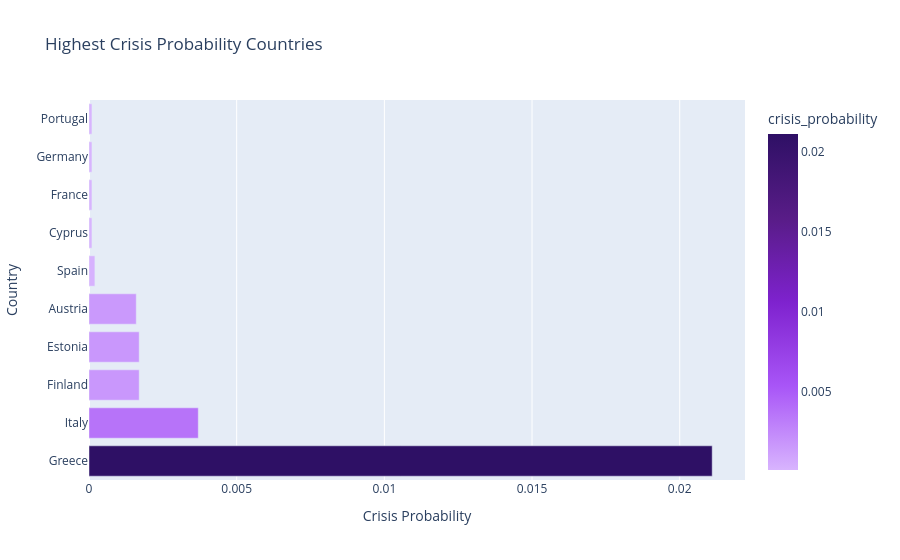

The code cell stored with this chart in its notebook:
### Code cell
fig = px.bar(
    latest_forecast.head(10),
    x="crisis_probability",
    y="country",
    orientation="h",
    color="crisis_probability",
    color_continuous_scale=[
        "#D8B4FE",
        "#A855F7",
        "#7E22CE",
        "#581C87",
        "#2E1065"
    ],
    title="Highest Crisis Probability Countries"
)

fig.update_layout(
    height=600,
    xaxis_title="Crisis Probability",
    yaxis_title="Country"
)

fig.show()

### Figure 1 — Plotly figure (JSON) as saved in the notebook; plotly's stock layout.template omitted (floating-point values rounded to 4 significant figures)
{"data": [{"alignmentgroup": "True", "hovertemplate": "crisis_probability=%{marker.color}<br>country=%{y}<extra></extra>", "legendgroup": "", "marker": {"color": [0.0211, 0.0037, 0.0017, 0.0017, 0.0016, 0.0002, 0.0001, 0.0001, 0.0001, 0.0001], "coloraxis": "coloraxis", "pattern": {"shape": ""}}, "name": "", "offsetgroup": "", "orientation": "h", "showlegend": false, "textposition": "auto", "type": "bar", "x": [0.0211, 0.0037, 0.0017, 0.0017, 0.0016, 0.0002, 0.0001, 0.0001, 0.0001, 0.0001], "xaxis": "x", "y": ["Greece", "Italy", "Finland", "Estonia", "Austria", "Spain", "Cyprus", "France", "Germany", "Portugal"], "yaxis": "y"}], "layout": {"autosize": true, "barmode": "relative", "coloraxis": {"colorbar": {"title": {"text": "crisis_probability"}}, "colorscale": [[0, "#D8B4FE"], [0.25, "#A855F7"], [0.5, "#7E22CE"], [0.75, "#581C87"], [1, "#2E1065"]]}, "legend": {"tracegroupgap": 0}, "title": {"text": "Highest Crisis Probability Countries"}, "xaxis": {"anchor": "y", "autorange": true, "domain": [0, 1], "range": [0, 0.02221], "title": {"text": "Crisis Probability"}, "type": "linear"}, "yaxis": {"anchor": "x", "autorange": true, "domain": [0, 1], "range": [-0.5, 9.5], "title": {"text": "Country"}, "type": "category"}}}
